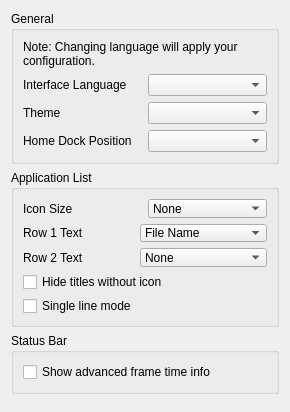
<?xml version="1.0" encoding="UTF-8"?>
<ui version="4.0">
 <class>ConfigureUi</class>
 <widget class="QWidget" name="ConfigureUi">
  <property name="geometry">
   <rect>
    <x>0</x>
    <y>0</y>
    <width>290</width>
    <height>280</height>
   </rect>
  </property>
  <layout class="QVBoxLayout" name="verticalLayout">
   <item>
    <widget class="QGroupBox" name="general_groupBox">
     <property name="title">
      <string>General</string>
     </property>
     <layout class="QHBoxLayout" name="horizontalLayout">
      <item>
       <layout class="QVBoxLayout" name="verticalLayout_2">
        <item>
         <widget class="QLabel" name="label_change_language_info">
          <property name="text">
           <string>Note: Changing language will apply your configuration.</string>
          </property>
          <property name="wordWrap">
           <bool>true</bool>
          </property>
         </widget>
        </item>
        <item>
         <layout class="QHBoxLayout" name="horizontalLayout_2">
          <item>
           <widget class="QLabel" name="language_label">
            <property name="text">
             <string>Interface Language</string>
            </property>
           </widget>
          </item>
          <item>
           <widget class="QComboBox" name="language_combobox"/>
          </item>
         </layout>
        </item>
        <item>
         <layout class="QHBoxLayout" name="horizontalLayout_3">
          <item>
           <widget class="QLabel" name="theme_label">
            <property name="text">
             <string>Theme</string>
            </property>
           </widget>
          </item>
          <item>
           <widget class="QComboBox" name="theme_combobox"/>
          </item>
         </layout>
        </item>
        <item>
         <layout class="QHBoxLayout" name="horizontalLayout_4">
          <item>
           <widget class="QLabel" name="home_pill_position_label">
            <property name="text">
             <string>Home Dock Position</string>
            </property>
           </widget>
          </item>
          <item>
           <widget class="QComboBox" name="home_pill_position_combobox"/>
          </item>
         </layout>
        </item>
       </layout>
      </item>
     </layout>
    </widget>
   </item>
   <item>
    <widget class="QGroupBox" name="game_list_groupBox">
     <property name="title">
      <string>Application List</string>
     </property>
     <layout class="QHBoxLayout" name="horizontalLayout_4">
      <item>
       <layout class="QVBoxLayout" name="verticalLayout_3">
        <item>
         <layout class="QHBoxLayout" name="horizontalLayout_5">
          <item>
           <widget class="QLabel" name="icon_size_label">
            <property name="text">
             <string>Icon Size</string>
            </property>
           </widget>
          </item>
          <item>
           <widget class="QComboBox" name="icon_size_combobox">
            <item>
             <property name="text">
              <string>None</string>
             </property>
            </item>
            <item>
             <property name="text">
              <string>Small (24x24)</string>
             </property>
            </item>
            <item>
             <property name="text">
              <string>Large (48x48)</string>
             </property>
            </item>
           </widget>
          </item>
         </layout>
        </item>
        <item>
         <layout class="QHBoxLayout" name="horizontalLayout_6">
          <item>
           <widget class="QLabel" name="row_1_text_label">
            <property name="text">
             <string>Row 1 Text</string>
            </property>
           </widget>
          </item>
          <item>
           <widget class="QComboBox" name="row_1_text_combobox">
            <item>
             <property name="text">
              <string>File Name</string>
             </property>
            </item>
            <item>
             <property name="text">
              <string>Full Path</string>
             </property>
            </item>
            <item>
             <property name="text">
              <string>Title Name (short)</string>
             </property>
            </item>
            <item>
             <property name="text">
              <string>Title ID</string>
             </property>
            </item>
            <item>
             <property name="text">
              <string>Title Name (long)</string>
             </property>
            </item>
           </widget>
          </item>
         </layout>
        </item>
        <item>
         <layout class="QHBoxLayout" name="horizontalLayout_7">
          <item>
           <widget class="QLabel" name="row_2_text_label">
            <property name="text">
             <string>Row 2 Text</string>
            </property>
           </widget>
          </item>
          <item>
           <widget class="QComboBox" name="row_2_text_combobox">
            <item>
             <property name="text">
              <string>None</string>
             </property>
            </item>
            <item>
             <property name="text">
              <string>File Name</string>
             </property>
            </item>
            <item>
             <property name="text">
              <string>Full Path</string>
             </property>
            </item>
            <item>
             <property name="text">
              <string>Title Name (short)</string>
             </property>
            </item>
            <item>
             <property name="text">
              <string>Title ID</string>
             </property>
            </item>
            <item>
             <property name="text">
              <string>Title Name (long)</string>
             </property>
            </item>
           </widget>
          </item>
         </layout>
        </item>
        <item>
         <widget class="QCheckBox" name="toggle_hide_no_icon">
          <property name="text">
           <string>Hide titles without icon</string>
          </property>
         </widget>
        </item>
        <item>
         <widget class="QCheckBox" name="toggle_single_line_mode">
          <property name="text">
           <string>Single line mode</string>
          </property>
         </widget>
        </item>
       </layout>
      </item>
     </layout>
    </widget>
   </item>
   <item>
    <widget class="QGroupBox" name="status_bar_groupBox">
     <property name="title">
      <string>Status Bar</string>
     </property>
     <layout class="QHBoxLayout" name="horizontalLayout_14">
      <item>
       <layout class="QVBoxLayout" name="verticalLayout_13">
        <item>
         <widget class="QCheckBox" name="show_advanced_frametime_info">
          <property name="text">
           <string>Show advanced frame time info</string>
          </property>
         </widget>
        </item>
       </layout>
      </item>
     </layout>
    </widget>
   </item>
    <item>
    <spacer>
     <property name="orientation">
      <enum>Qt::Vertical</enum>
     </property>
    </spacer>
   </item>
  </layout>
 </widget>
 <resources/>
 <connections/>
</ui>
